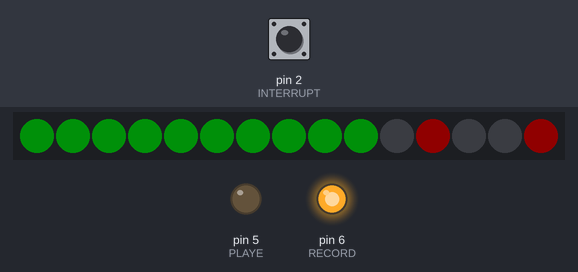
Recording of a sketch running on a simulated Arduino Uno, built with avr-gcc and run on an emulated ATmega328P. Shown: 15 RGB LEDs in strip order, left to right, output pins drawn as LEDs (lit = HIGH). The test bench sets the inputs (shaded band); at power-on: pin 2 (INTERRUPT) HIGH. Dim RGB values are drawn brighter than linear.

Above: at 1.2 s.
1.3 s: pin 2 (INTERRUPT) pulled LOW for 0.15 s
At 2.3 s:
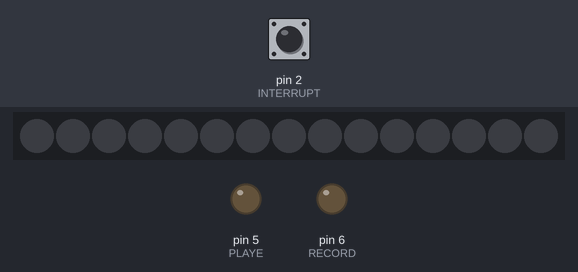
3.0 s: pin 2 (INTERRUPT) pulled LOW for 3.2 s
At 7.7 s:
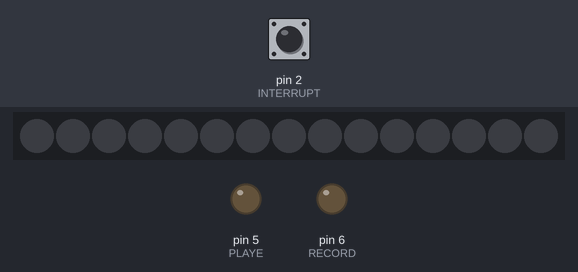
Timing chart, 0 to 9.2 s (numbered marks = the images above; inputs shaded):
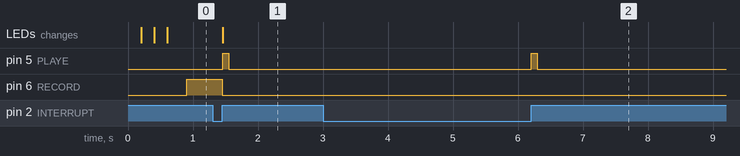

Measured:
- after the input at 1.3 s, pin 5 (PLAYE): LOW → HIGH after 0.16 s, → LOW 0.09 s later; pin 6 (RECORD): HIGH → LOW after 0.15 s; the LEDs: change after 0.16 s (image 1)
- after the input at 3.0 s, pin 5 (PLAYE): LOW → HIGH after 3.2 s, → LOW 0.09 s later

The sketch:

main.ino
```cpp
//Figure-Eight animation for Neopixel Ring Bangle Bracelet
//By Dano Wall and Becky Stern for Adafruit Industries
#include <Adafruit_NeoPixel.h>

#define PIN       7 // Marked D1 on GEMMA
#define NUM_LEDS 15

#define RECORD    6
#define PLAYE     5

#define INTERRUPT 2

// Parameter 1 = number of pixels in strip
// Parameter 2 = pin number (most are valid)
// Parameter 3 = pixel type:
//   NEO_GRB  Pixels are wired for GRB bitstream (most NeoPixel products)
//   NEO_RGB  Pixels are wired for RGB bitstream (v1 FLORA pixels, not v2)
Adafruit_NeoPixel strip = Adafruit_NeoPixel(NUM_LEDS, PIN, NEO_GRB);

uint32_t green = strip.Color(0, 100, 10); // Change RGB color value here
uint32_t red = strip.Color(100, 0, 0); // Change RGB color value here
uint32_t blue = strip.Color(0, 0, 100); // Change RGB color value here
uint32_t A = strip.Color(0, 30, 8); // Change RGB color value here
uint32_t B = strip.Color(25, 5, 68); // Change RGB color value here
uint32_t C = strip.Color(0, 75, 90); // Change RGB color value here
uint32_t D = strip.Color(100, 120, 0); // Change RGB color value here

// Array of pixels in order of animation - 70 in total:
int sine[] = {0, 1, 2, 3, 4, 5, 6, 7, 8, 9, 10, 11, 12, 13, 14};
int greenPart[] = {0, 1, 2, 3, 4, 5, 6, 7, 8, 9};
int redPart[] = {11, 12, 13, 14};

void inta();
void parrotForgot();
void parrotRepeat();

void setup(){
   strip.begin();
   strip.show();            // Initialize all pixels to 'off'
   strip.setBrightness(40); // 40/255 brightness (about 15%)

   pinMode(RECORD, OUTPUT);
   pinMode(PLAYE, OUTPUT);

   pinMode(INTERRUPT, INPUT_PULLUP);

   attachInterrupt(digitalPinToInterrupt(INTERRUPT),inta, RISING);
}

void loop(){
  parrotBlink();
  delay(100);
  parrotListen();
}

void inta(){
  digitalWrite(RECORD,LOW);
  parrotForgot();
  parrotRepeat();
}

void parrotListen(){
  digitalWrite(RECORD,HIGH);
  delay(20000);
  digitalWrite(RECORD,LOW);

}

void parrotRepeat(){
  digitalWrite(PLAYE,HIGH);
  delay(20000);
  digitalWrite(PLAYE,LOW);
}


void parrotBlink(){
   for(int gn = 0; gn <= 9; gn++){
      strip.setPixelColor(greenPart[gn], 0); // Draw 'head' pixel
   }

   strip.setPixelColor(redPart[0], red); // Draw 'head' pixel
   strip.setPixelColor(redPart[1], 0); // Draw 'head' pixel
   strip.setPixelColor(redPart[2], 0); // Draw 'head' pixel
   strip.setPixelColor(redPart[3], red); // Draw 'head' pixel

   strip.show();
   delay(200);


   for (int gn = 0; gn <= 9; gn++){
      strip.setPixelColor(greenPart[gn], green); // Draw 'head' pixel
   }
   for (int rd = 0; rd <= 3; rd++){
      strip.setPixelColor(redPart[rd], red); // Draw 'head' pixel
   }

   strip.show();

   delay(200);

   for (int gn = 0; gn <= 9; gn++){
      strip.setPixelColor(greenPart[gn], 0); // Draw 'head' pixel
   }
   for (int rd = 0; rd <= 3; rd++){
      strip.setPixelColor(redPart[rd], 0); // Draw 'head' pixel
   }

   strip.show();
   delay(200);


   for(int gn = 0; gn <= 9; gn++){
      strip.setPixelColor(greenPart[gn], green); // Draw 'head' pixel
   }

   strip.setPixelColor(redPart[0], red); // Draw 'head' pixel
   strip.setPixelColor(redPart[1], 0); // Draw 'head' pixel
   strip.setPixelColor(redPart[2], 0); // Draw 'head' pixel
   strip.setPixelColor(redPart[3], red); // Draw 'head' pixel
   strip.show();

   delay(200);
}

void parrotForgot()
{
   strip.setPixelColor(0, D); // Draw 'head' pixel
   strip.setPixelColor(1, D); // Draw 'head' pixel
   strip.setPixelColor(2, D); // Draw 'head' pixel
   strip.setPixelColor(3, A); // Draw 'head' pixel
   strip.setPixelColor(4, A); // Draw 'head' pixel
   strip.setPixelColor(5, A); // Draw 'head' pixel
   strip.setPixelColor(6, A); // Draw 'head' pixel
   strip.setPixelColor(7, B); // Draw 'head' pixel
   strip.setPixelColor(8, B); // Draw 'head' pixel
   strip.setPixelColor(9, B); // Draw 'head' pixel
   strip.setPixelColor(11, C); // Draw 'head' pixel
   strip.setPixelColor(12, C); // Draw 'head' pixel
   strip.setPixelColor(13, C); // Draw 'head' pixel
   strip.setPixelColor(14, C); // Draw 'head' pixel

   strip.show();
   delay(200);

   strip.setPixelColor(0, 0); // Draw 'head' pixel
   strip.setPixelColor(1, 0); // Draw 'head' pixel
   strip.setPixelColor(2, 0); // Draw 'head' pixel
   strip.setPixelColor(3, 0); // Draw 'head' pixel
   strip.setPixelColor(4, 0); // Draw 'head' pixel
   strip.setPixelColor(5, 0); // Draw 'head' pixel
   strip.setPixelColor(6, 0); // Draw 'head' pixel
   strip.setPixelColor(7, 0); // Draw 'head' pixel
   strip.setPixelColor(8, 0); // Draw 'head' pixel
   strip.setPixelColor(9, 0); // Draw 'head' pixel
   strip.setPixelColor(10,0); // Draw 'head' pixel
   strip.setPixelColor(11,0); // Draw 'head' pixel
   strip.setPixelColor(12,0); // Draw 'head' pixel
   strip.setPixelColor(13, 0); // Draw 'head' pixel
   strip.setPixelColor(14, 0); // Draw 'head' pixel
   strip.show();

   delay(200);
}
```
